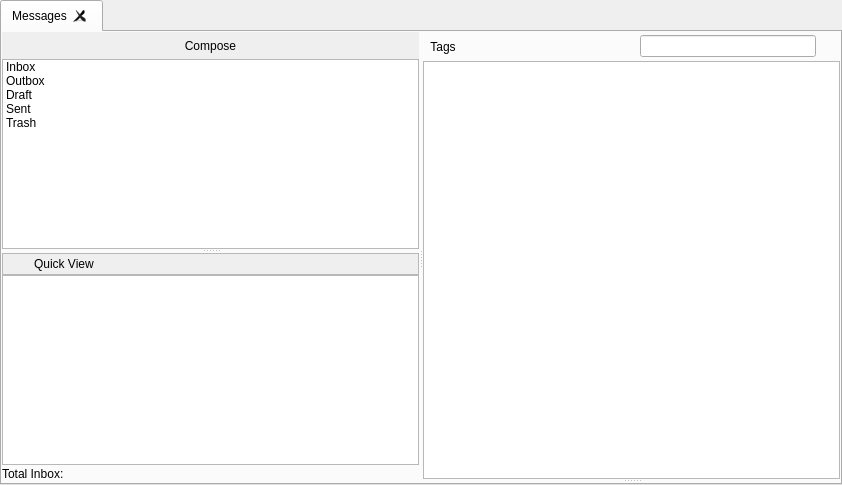
<?xml version="1.0" encoding="UTF-8"?>
<ui version="4.0">
 <class>MessagesDialog</class>
 <widget class="QWidget" name="MessagesDialog">
  <property name="geometry">
   <rect>
    <x>0</x>
    <y>0</y>
    <width>842</width>
    <height>485</height>
   </rect>
  </property>
  <layout class="QVBoxLayout" name="verticalLayout">
   <property name="leftMargin">
    <number>0</number>
   </property>
   <property name="topMargin">
    <number>0</number>
   </property>
   <property name="rightMargin">
    <number>0</number>
   </property>
   <property name="bottomMargin">
    <number>0</number>
   </property>
   <item>
    <widget class="RSTabWidget" name="tabWidget">
     <property name="iconSize">
      <size>
       <width>24</width>
       <height>24</height>
      </size>
     </property>
     <property name="tabsClosable">
      <bool>true</bool>
     </property>
     <widget class="QWidget" name="tab">
      <attribute name="icon">
       <iconset resource="../icons.qrc">
        <normaloff>:/icons/png/message.png</normaloff>:/icons/png/message.png</iconset>
      </attribute>
      <attribute name="title">
       <string notr="true">Messages</string>
      </attribute>
      <layout class="QGridLayout" name="gridLayout_2">
       <property name="leftMargin">
        <number>0</number>
       </property>
       <property name="topMargin">
        <number>0</number>
       </property>
       <property name="rightMargin">
        <number>0</number>
       </property>
       <property name="bottomMargin">
        <number>0</number>
       </property>
       <item row="0" column="0">
        <widget class="QSplitter" name="listSplitter">
         <property name="orientation">
          <enum>Qt::Horizontal</enum>
         </property>
         <widget class="QFrame" name="sideBarFrame">
          <layout class="QGridLayout" name="sideBarFrameGLayout">
           <property name="leftMargin">
            <number>0</number>
           </property>
           <property name="topMargin">
            <number>0</number>
           </property>
           <property name="rightMargin">
            <number>0</number>
           </property>
           <property name="bottomMargin">
            <number>0</number>
           </property>
           <property name="spacing">
            <number>0</number>
           </property>
           <item row="0" column="0">
            <widget class="QFrame" name="folderFrame">
             <property name="autoFillBackground">
              <bool>true</bool>
             </property>
             <layout class="QHBoxLayout" name="folderFrameHLayout">
              <property name="topMargin">
               <number>3</number>
              </property>
              <property name="bottomMargin">
               <number>3</number>
              </property>
              <item>
               <widget class="QToolButton" name="newmessageButton">
                <property name="minimumSize">
                 <size>
                  <width>0</width>
                  <height>0</height>
                 </size>
                </property>
                <property name="maximumSize">
                 <size>
                  <width>167777</width>
                  <height>167777</height>
                 </size>
                </property>
                <property name="focusPolicy">
                 <enum>Qt::NoFocus</enum>
                </property>
                <property name="toolTip">
                 <string>New Message</string>
                </property>
                <property name="text">
                 <string>Compose</string>
                </property>
                <property name="icon">
                 <iconset resource="../icons.qrc">
                  <normaloff>:/icons/mail/compose.png</normaloff>:/icons/mail/compose.png</iconset>
                </property>
                <property name="iconSize">
                 <size>
                  <width>24</width>
                  <height>24</height>
                 </size>
                </property>
                <property name="toolButtonStyle">
                 <enum>Qt::ToolButtonTextBesideIcon</enum>
                </property>
                <property name="autoRaise">
                 <bool>true</bool>
                </property>
               </widget>
              </item>
             </layout>
            </widget>
           </item>
           <item row="1" column="0">
            <widget class="QSplitter" name="boxSplitter">
             <property name="orientation">
              <enum>Qt::Vertical</enum>
             </property>
             <widget class="QListWidget" name="listWidget">
              <property name="sizePolicy">
               <sizepolicy hsizetype="Expanding" vsizetype="Preferred">
                <horstretch>0</horstretch>
                <verstretch>0</verstretch>
               </sizepolicy>
              </property>
              <property name="contextMenuPolicy">
               <enum>Qt::CustomContextMenu</enum>
              </property>
              <item>
               <property name="text">
                <string>Inbox</string>
               </property>
               <property name="icon">
                <iconset resource="../images.qrc">
                 <normaloff>:/images/folder-inbox.png</normaloff>:/images/folder-inbox.png</iconset>
               </property>
              </item>
              <item>
               <property name="text">
                <string>Outbox</string>
               </property>
               <property name="icon">
                <iconset resource="../images.qrc">
                 <normaloff>:/images/folder-outbox.png</normaloff>:/images/folder-outbox.png</iconset>
               </property>
              </item>
              <item>
               <property name="text">
                <string>Draft</string>
               </property>
               <property name="icon">
                <iconset resource="../images.qrc">
                 <normaloff>:/images/folder-draft.png</normaloff>:/images/folder-draft.png</iconset>
               </property>
              </item>
              <item>
               <property name="text">
                <string>Sent</string>
               </property>
               <property name="icon">
                <iconset resource="../images.qrc">
                 <normaloff>:/images/folder-sent.png</normaloff>:/images/folder-sent.png</iconset>
               </property>
              </item>
              <item>
               <property name="text">
                <string>Trash</string>
               </property>
               <property name="icon">
                <iconset resource="../images.qrc">
                 <normaloff>:/images/folder-trash.png</normaloff>:/images/folder-trash.png</iconset>
               </property>
              </item>
             </widget>
             <widget class="QWidget" name="layoutWidget">
              <layout class="QVBoxLayout" name="verticalLayout_3">
               <property name="spacing">
                <number>0</number>
               </property>
               <item>
                <widget class="QFrame" name="quickViewFrame">
                 <property name="autoFillBackground">
                  <bool>true</bool>
                 </property>
                 <property name="frameShape">
                  <enum>QFrame::StyledPanel</enum>
                 </property>
                 <property name="frameShadow">
                  <enum>QFrame::Raised</enum>
                 </property>
                 <layout class="QHBoxLayout" name="quickViewFrameHLayout">
                  <property name="topMargin">
                   <number>3</number>
                  </property>
                  <property name="bottomMargin">
                   <number>3</number>
                  </property>
                  <item>
                   <widget class="QLabel" name="quickViewPixmap">
                    <property name="maximumSize">
                     <size>
                      <width>16</width>
                      <height>16</height>
                     </size>
                    </property>
                    <property name="pixmap">
                     <pixmap resource="../images.qrc">:/images/tag24.png</pixmap>
                    </property>
                    <property name="scaledContents">
                     <bool>true</bool>
                    </property>
                   </widget>
                  </item>
                  <item>
                   <widget class="QLabel" name="quickViewLabel">
                    <property name="text">
                     <string>Quick View</string>
                    </property>
                   </widget>
                  </item>
                 </layout>
                </widget>
               </item>
               <item>
                <widget class="QListWidget" name="quickViewWidget">
                 <property name="sizePolicy">
                  <sizepolicy hsizetype="Expanding" vsizetype="Expanding">
                   <horstretch>0</horstretch>
                   <verstretch>0</verstretch>
                  </sizepolicy>
                 </property>
                 <property name="baseSize">
                  <size>
                   <width>0</width>
                   <height>0</height>
                  </size>
                 </property>
                </widget>
               </item>
              </layout>
             </widget>
            </widget>
           </item>
           <item row="2" column="0">
            <widget class="QLabel" name="totalLabel">
             <property name="minimumSize">
              <size>
               <width>0</width>
               <height>18</height>
              </size>
             </property>
             <property name="text">
              <string>Total Inbox:</string>
             </property>
            </widget>
           </item>
          </layout>
         </widget>
         <widget class="QWidget" name="layoutWidget">
          <layout class="QVBoxLayout" name="verticalLayout_2">
           <property name="spacing">
            <number>0</number>
           </property>
           <item>
            <layout class="QHBoxLayout" name="horizontalLayout">
             <property name="topMargin">
              <number>3</number>
             </property>
             <property name="bottomMargin">
              <number>3</number>
             </property>
             <item>
              <widget class="QToolButton" name="tagButton">
               <property name="focusPolicy">
                <enum>Qt::NoFocus</enum>
               </property>
               <property name="toolTip">
                <string>Tags</string>
               </property>
               <property name="text">
                <string>Tags</string>
               </property>
               <property name="icon">
                <iconset resource="../icons.qrc">
                 <normaloff>:/icons/mail/tags.png</normaloff>:/icons/mail/tags.png</iconset>
               </property>
               <property name="iconSize">
                <size>
                 <width>24</width>
                 <height>24</height>
                </size>
               </property>
               <property name="popupMode">
                <enum>QToolButton::InstantPopup</enum>
               </property>
               <property name="toolButtonStyle">
                <enum>Qt::ToolButtonTextBesideIcon</enum>
               </property>
               <property name="autoRaise">
                <bool>true</bool>
               </property>
              </widget>
             </item>
             <item>
              <spacer name="horizontalSpacer">
               <property name="orientation">
                <enum>Qt::Horizontal</enum>
               </property>
               <property name="sizeType">
                <enum>QSizePolicy::Expanding</enum>
               </property>
               <property name="sizeHint" stdset="0">
                <size>
                 <width>40</width>
                 <height>20</height>
                </size>
               </property>
              </spacer>
             </item>
             <item>
              <widget class="LineEditClear" name="filterLineEdit">
               <property name="sizePolicy">
                <sizepolicy hsizetype="Expanding" vsizetype="Fixed">
                 <horstretch>0</horstretch>
                 <verstretch>0</verstretch>
                </sizepolicy>
               </property>
              </widget>
             </item>
             <item>
              <widget class="QToolButton" name="helpButton">
               <property name="focusPolicy">
                <enum>Qt::NoFocus</enum>
               </property>
               <property name="icon">
                <iconset resource="../images.qrc">
                 <normaloff>:/icons/help_64.png</normaloff>:/icons/help_64.png</iconset>
               </property>
               <property name="checkable">
                <bool>true</bool>
               </property>
               <property name="autoRaise">
                <bool>true</bool>
               </property>
              </widget>
             </item>
            </layout>
           </item>
           <item>
            <widget class="QSplitter" name="msgSplitter">
             <property name="orientation">
              <enum>Qt::Vertical</enum>
             </property>
             <widget class="QTreeView" name="messageTreeWidget">
              <property name="contextMenuPolicy">
               <enum>Qt::CustomContextMenu</enum>
              </property>
              <property name="selectionMode">
               <enum>QAbstractItemView::ExtendedSelection</enum>
              </property>
              <property name="rootIsDecorated">
               <bool>false</bool>
              </property>
              <property name="sortingEnabled">
               <bool>true</bool>
              </property>
              <property name="allColumnsShowFocus">
               <bool>true</bool>
              </property>
              <property name="expandsOnDoubleClick">
               <bool>false</bool>
              </property>
              <attribute name="headerCascadingSectionResizes">
               <bool>true</bool>
              </attribute>
             </widget>
             <widget class="QWidget" name="layoutWidget">
              <layout class="QGridLayout" name="msgLayout"/>
             </widget>
            </widget>
           </item>
          </layout>
         </widget>
        </widget>
       </item>
      </layout>
     </widget>
    </widget>
   </item>
  </layout>
  <action name="actionPrint">
   <property name="text">
    <string>Print...</string>
   </property>
   <property name="toolTip">
    <string>Print...</string>
   </property>
  </action>
  <action name="actionPrintPreview">
   <property name="text">
    <string>Print Preview</string>
   </property>
  </action>
  <action name="actionSaveAs">
   <property name="text">
    <string>Save As...</string>
   </property>
  </action>
  <action name="actionForward">
   <property name="icon">
    <iconset resource="../images.qrc">
     <normaloff>:/images/mailforward24-hover.png</normaloff>:/images/mailforward24-hover.png</iconset>
   </property>
   <property name="text">
    <string>Forward Message</string>
   </property>
  </action>
  <action name="actionReplyAll">
   <property name="icon">
    <iconset resource="../images.qrc">
     <normaloff>:/images/replymailall24-hover.png</normaloff>:/images/replymailall24-hover.png</iconset>
   </property>
   <property name="text">
    <string>Reply to All</string>
   </property>
  </action>
  <action name="actionReply">
   <property name="icon">
    <iconset resource="../images.qrc">
     <normaloff>:/images/replymail-pressed.png</normaloff>:/images/replymail-pressed.png</iconset>
   </property>
   <property name="text">
    <string>Reply to Message</string>
   </property>
  </action>
 </widget>
 <customwidgets>
  <customwidget>
   <class>LineEditClear</class>
   <extends>QLineEdit</extends>
   <header location="global">gui/common/LineEditClear.h</header>
  </customwidget>
  <customwidget>
   <class>RSTabWidget</class>
   <extends>QTabWidget</extends>
   <header>gui/common/RSTabWidget.h</header>
   <container>1</container>
  </customwidget>
 </customwidgets>
 <tabstops>
  <tabstop>listWidget</tabstop>
 </tabstops>
 <resources>
  <include location="../images.qrc"/>
  <include location="../icons.qrc"/>
 </resources>
 <connections/>
</ui>
